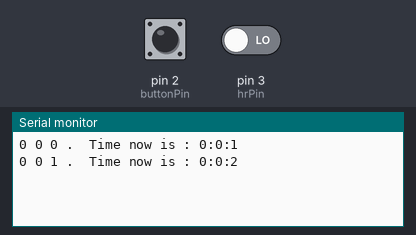
Simulated run of this sketch. Board: Arduino Uno, built with avr-gcc and run on an emulated ATmega328P. On the bench: the last lines printed to the serial monitor. The inputs (shaded band) are chosen by the test bench; at power-on: pin 2 (buttonPin) LOW, pin 3 (hrPin) LOW.

Above: at 1.2 s.
1.3 s: pin 2 (buttonPin) pulled HIGH for 0.15 s
At 2.7 s:
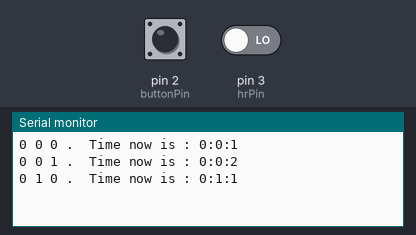
2.9 s: pin 3 (hrPin) driven HIGH
At 3.8 s:
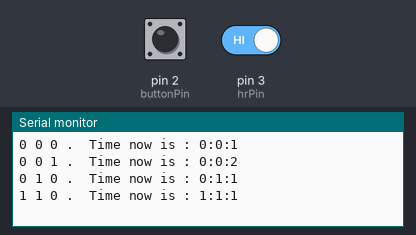
Timing chart, 0 to 5.9 s (numbered marks = the images above; inputs shaded):
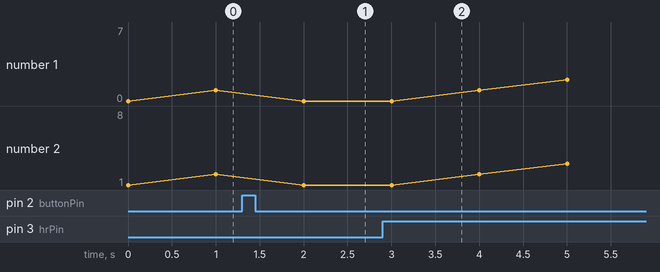

Measured:
- after the input at 1.3 s, the serial monitor: prints a new line after 0.70 s (image 1)
- after the input at 2.9 s, the serial monitor: prints a new line after 0.10 s (image 2)

The sketch:

Arduino_Interrupt_Switch_Debounce.ino
```cpp
/*
 * Code which looks at Interrupts when push button is pressed when connected to the Arduino Uno,
 * and also handles debouncing of the tactile switch.
 *
 * Arduino Uno and other variants recognize the interrupts when an user presses certain buttons
 * On an Uno it is Pin 2 and 3
 * An a Nano it is D2 and D3
 * The examples here were done on an Uno.
 *
 * The button switch is connected to Arduino using the diagram in this link.
 * https://www.arduino.cc/en/tutorial/button
 *
 * Interrupts example was taken from
 * https://www.allaboutcircuits.com/technical-articles/using-interrupts-on-arduino/
 *
 * The debouncing logic was taken from
 * https://educ8s.tv/arduino-button-debounce-tutorial/
 *
 * Here, this example shows incrementing a simple counter each time the button is pressed.
 * One of the button is used to increment the Hour, and another button to increment Minute.
 * Each time one of the button is set, the 'seconds' timer is reset back to 0.
 * The Hour counter is set to go from 1...23 and resets to 0.
 * The minute counter is set to go from 1...59 and resets to 0.
 *
 * Open the Serial monitor and look for the ouput of mint ( minute )
 *
 * Incidentally only pin 1 and 2 of the Arduino Uno can identify the "Interrupts".
 * Another interesting blog but using an Arduino Nano is :
 *
 * http://www.martyncurrey.com/switching-things-on-and-off-with-an-arduino/
 */

const int buttonPin = 2;     // the number of the pushbutton pin
const int hrPin     = 3;

// variables will change:
volatile int buttonState = 0;         // variable for reading the pushbutton status
int mint=0;
int hr =0;
int secs =0;

int counter = 0;       // how many times we have seen new value
int reading;           // the current value read from the input pin
int current_state = LOW;    // the debounced input value

// the following variable is a long because the time, measured in milliseconds,
// will quickly become a bigger number than can be stored in an int.
long time = 0;         // the last time the output pin was sampled
int debounce_count = 10; // number of millis/samples to consider before declaring a debounced input
char buf[20];

void setup() {
  // initialize the LED pin as an output:
  // initialize the pushbutton pin as an input:
  pinMode(buttonPin, INPUT);
  pinMode(hrPin, INPUT);
  // Attach an interrupt to the ISR vector
  //attachInterrupt(0, pin_ISR, CHANGE); // Unreliable ! see below for reliable function call
  //attachInterrupt(1, hr_ISR,  CHANGE );
  attachInterrupt(digitalPinToInterrupt(2), min_ISR,CHANGE);  //  function for creating external interrupts at pin2 on Rising (LOW to HIGH)
  attachInterrupt(digitalPinToInterrupt(3), hr_ISR, CHANGE);
  Serial.begin(9600);
}

void loop() {
  // Print the Hour and Minutes number of times the button is pressed is listed.
  Serial.print ("");
  Serial.print ( hr );
  Serial.print (" " );
  Serial.print( mint );
  Serial.print ( " " );
  Serial.print (secs );
  Serial.print (" .  Time now is : " );
  secs++;
  if ( secs >59) { secs =0;}
  sprintf ( buf, "%d:%d:%d", hr, mint, secs );
  Serial.println ( buf );
  delay(1000);
}


void hr_ISR() {
  // If we have gone on to the next millisecond
  if(HrdebounceButton(buttonState) == HIGH && buttonState == LOW)
  {
    buttonState = HIGH;
    //Serial.println ("Hour Button was pressed");
    hr++;
    if ( hr > 23 ) { hr =0; }
    secs =0; // reset secs to 0.

  }
  else if(HrdebounceButton(buttonState) == LOW && buttonState == HIGH)
  {
       buttonState = LOW;
  }

}

void min_ISR() {
  // If we have gone on to the next millisecond
  if(debounceButton(buttonState) == HIGH && buttonState == LOW)
  {
    buttonState = HIGH;
    //Serial.println ("Min is High ");
    mint++;
    if ( mint >59) { mint = 0; }
    secs =0; // reset secs to 0;

  }
  else if(debounceButton(buttonState) == LOW && buttonState == HIGH)
  {
       buttonState = LOW;
  }

}
boolean debounceButton(boolean state)
{
  boolean stateNow = digitalRead(buttonPin);
  if(state!=stateNow)
  {
    delay(10);
    stateNow = digitalRead(buttonPin);
  }
  return stateNow;
}
boolean HrdebounceButton(boolean state)
{
  boolean stateNow = digitalRead(hrPin);
  if(state!=stateNow)
  {
    delay(10);
    stateNow = digitalRead(hrPin);
  }
  return stateNow;
}
```
